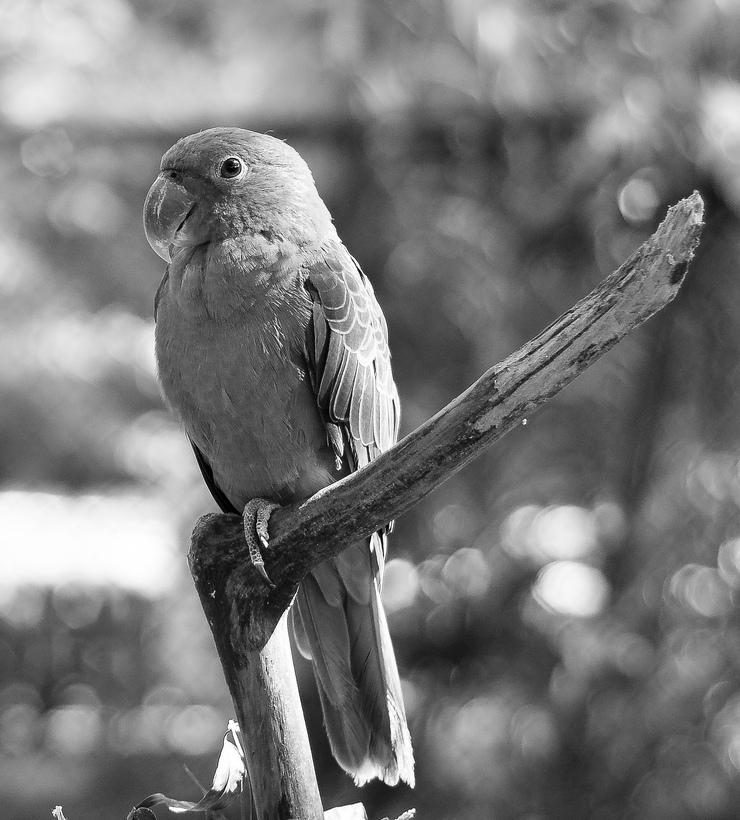
#> input picture Kolokviumi/1/SampleImages/parrot.jpg, 740 x 820 px
$ python generating_histograms.py
#> lines starting #> are read from the running program, lines starting #| are printed output that depends on the picture
import cv2
from matplotlib import pyplot as plt

if __name__ == '__main__':
    img = cv2.imread("../SampleImages/parrot.jpg", 0)
#> img is the input picture: shape (820, 740); min 0, max 255, mean 121.1
    hist = cv2.calcHist([img], [0], None, [255], [0, 256])
#> hist = 255 values, max 5869 at index 78, min 42 at index 1, mean 2379.6

    plt.plot(hist, color="gray")
    plt.xlim([0, 256])
    plt.show()
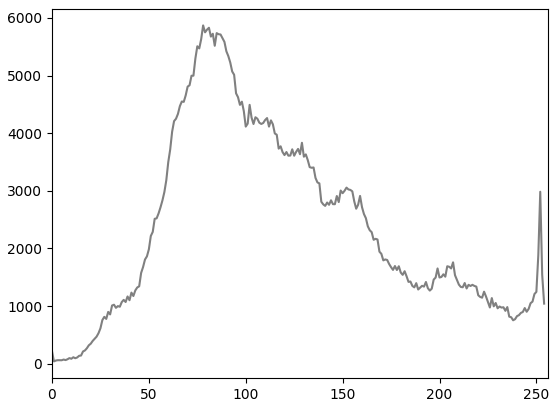
#> figure drawn by matplotlib, 1 panel; curve peaks at x = 78, y = 5869

$ run again, with Kolokviumi/1/SampleImages/flower.jpg copied over Kolokviumi/1/SampleImages/parrot.jpg
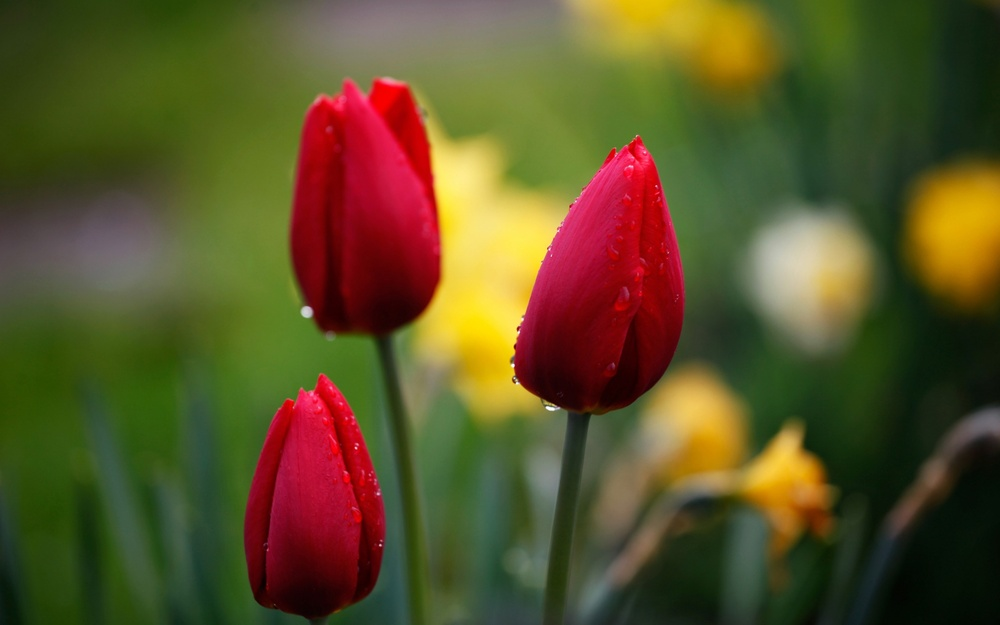
#> input picture Kolokviumi/1/SampleImages/flower.jpg, 1000 x 625 px, shrunk from 2560 x 1600 before the run
#> `img = cv2.imread("../SampleImages/parrot.jpg", 0)`:
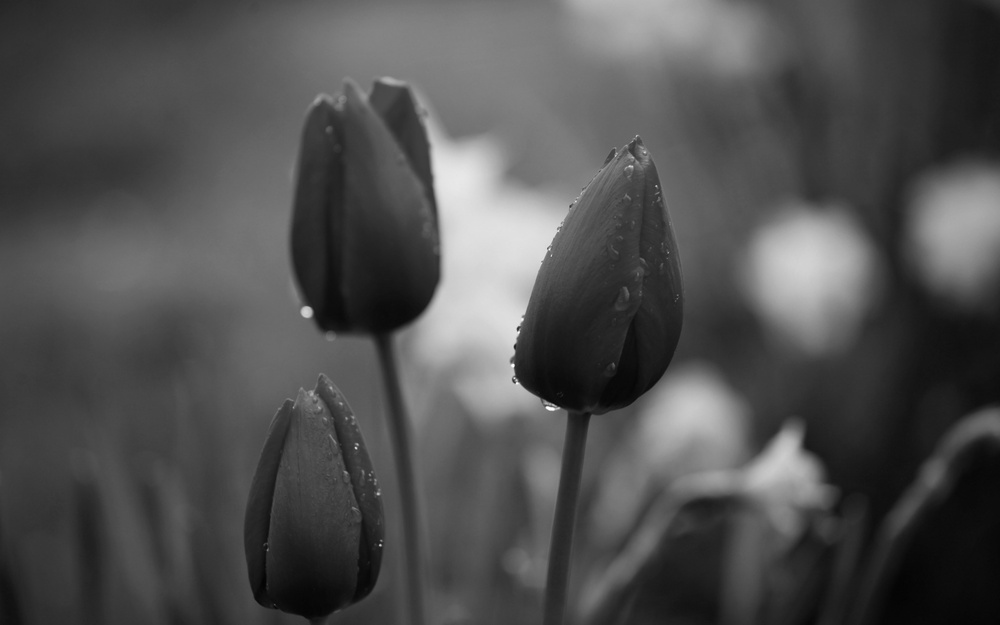
#> img: shape (625, 1000); min 3, max 255, mean 79.7
#> hist = 255 values, max 8186 at index 60, min 0 at index 0, mean 2451
#> `plt.show()`:
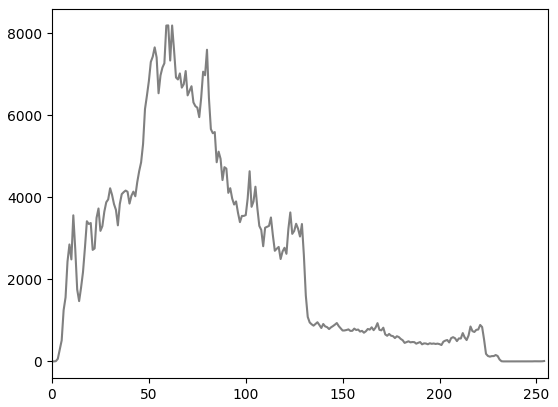
#> figure drawn by matplotlib, 1 panel; curve peaks at x = 60, y = 8186
